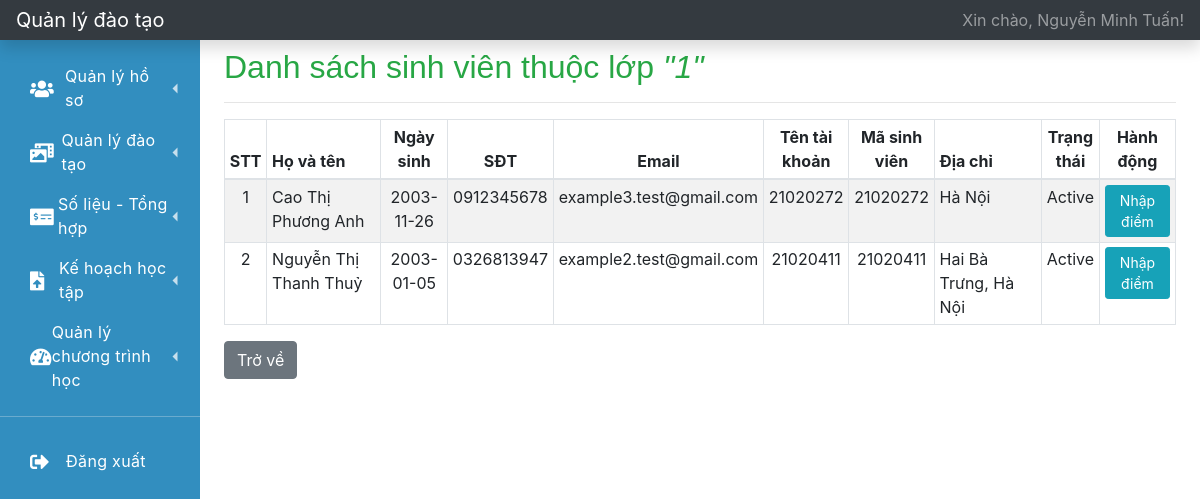
Screenshot of /index.php?r=danh-sach-sinh-vien-thuoc-lop&classroom_id=1&subject_code=INT1008 (signed in) with the database file from the repository.
### tables this page shows
CREATE TABLE `user` (
  `id` int(11) NOT NULL,
  `username` varchar(64) NOT NULL,
  `password` varchar(128) NOT NULL,
  `user_type` varchar(32) NOT NULL,
  `user_code` varchar(32) DEFAULT NULL,
  `fullname` varchar(128) NOT NULL,
  `dob` date NOT NULL,
  `phone_number` varchar(15) DEFAULT NULL,
  `email` varchar(64) DEFAULT NULL,
  `address` varchar(512) DEFAULT NULL,
  `status` varchar(32) NOT NULL DEFAULT 'active'
);

CREATE TABLE `classroom` (
  `id` int(11) NOT NULL,
  `teaching_id` int(11) NOT NULL,
  `classroom_name` varchar(128) NOT NULL,
  `room_code` varchar(64) NOT NULL,
  `start_time` time DEFAULT NULL,
  `end_time` time DEFAULT NULL,
  `num_of_student_max` tinyint(2) NOT NULL
);

CREATE TABLE `studying` (
  `id` int(11) NOT NULL,
  `student_id` int(11) NOT NULL,
  `subject_code` varchar(32) NOT NULL,
  `classroom_id` int(11) NOT NULL,
  `status` varchar(32) NOT NULL DEFAULT 'register',
  `start_date` date DEFAULT NULL,
  `end_date` date DEFAULT NULL
);

### function.php (called while the page is built, shortened)
<?php
    function getInfoLoginFromSession()
    {
        $key = 'user_login';
        if (isset($_SESSION[$key])) {
            $data = $_SESSION[$key];
            return $data;
        }
        return array();
    }
    function getFullnameUserLogin()
    {
        $info_user = getInfoLoginFromSession();
        if (empty($info_user) == false) {
            $fullname = $info_user['fullname'];
            return $fullname;
        }
        return '';
    }
?>

### database.php (called while the page is built, shortened)
<?php
    function getOne($instance_db, $sql)
    {
        $stmt = $instance_db->prepare($sql);
        $stmt->setFetchMode(PDO::FETCH_ASSOC);
        $stmt->execute();
        return $stmt->fetch();
    }
    function getAll($instance_db, $sql)
    {
        $stmt = $instance_db->prepare($sql);
        $stmt->setFetchMode(PDO::FETCH_ASSOC);
        $stmt->execute();
        $data = array();
        while ($row = $stmt->fetch()) {
            $data[] = $row;
        }
        return $data;
    }
    function getInfoLogin($instance_db, $username, $password)
    {
        $sql = "SELECT * FROM USER WHERE USERNAME = '{$username}' AND PASSWORD = '{$password}'";
        return getOne($instance_db, $sql);
    }
?>

### danh-sach-sinh-vien-thuoc-lop.php (the view)
<?php
    $classroom_id = isset($_GET['classroom_id']) == true ? $_GET['classroom_id'] : '';
    $subject_code = isset($_GET['subject_code']) == true ? $_GET['subject_code'] : '';
    $sql1 = "SELECT FULLNAME AS fullname, DOB AS dob, PHONE_NUMBER AS phone_number, EMAIL AS email, USERNAME AS username, USER_CODE AS user_code, ".
            " ADDRESS as address, U.STATUS as status, S.ID AS study_id, S.STUDENT_ID AS student_id " .
            "FROM STUDYING AS S INNER JOIN USER AS U ON S.STUDENT_ID = U.ID WHERE S.CLASSROOM_ID = '{$classroom_id}'";
    $list_student = getAll($connect, $sql1);
    $sql2 = "SELECT CLASSROOM_NAME FROM CLASSROOM WHERE ID = {$classroom_id}";
    $classroom_name = getOne($connect, $sql2);
?>
<h2 class="mt-2 text-success">Danh sách sinh viên thuộc lớp <i>"<?= $classroom_name['CLASSROOM_NAME']?>"</i></h2>
<hr>
<div class="table-responsive mt-2">
    <table class="table table-striped table-sm table-bordered table-hover">
        <thead>
            <tr>
                <th class="text-center" style="width: 3%;">STT</th>
                <th style="width: 12%;">Họ và tên</th>
                <th class="text-center" style="width: 7%;">Ngày sinh</th>
                <th class="text-center" style="width: 6%;">SĐT</th>
                <th class="text-center" style="width: 6%;">Email</th>
                <th class="text-center" style="width: 8%;">Tên tài khoản</th>
                <th class="text-center" style="width: 8%;">Mã sinh viên</th>
                <th>Địa chỉ</th>
                <th class="text-center" style="width: 6%;">Trạng thái</th>
                <th class="text-center" style="width: 8%;">Hành động</th>
            </tr>
        </thead>
        <tbody>
        <?php
        $stt = 1;
            foreach ($list_student as $student) {
        ?>
            <tr>
                <td class="text-center"><?= $stt?></td>
                <td><?= $student['fullname']?></td>
                <td class="text-center"><?= $student['dob']?></td>
                <td class="text-center"><?= $student['phone_number']?></td>
                <td class="text-center"><?= $student['email']?></td>
                <td class="text-center"><?= $student['username']?></td>
                <td class="text-center"><?= $student['user_code']?></td>
                <td><?= $student['address']?></td>
                <td class="text-center"><?= ucfirst($student['status'])?></td>
                <td class="text-center">
                    <a href="<?= '?r=nhap-diem&&classroom_id=' .$classroom_id.'&student_id=' . $student['student_id'] . '&subject_code=' . $subject_code . '&study_id=' . $student['study_id']?>" class="btn btn-sm btn-info">Nhập điểm</a>
                </td>
            </tr>
        <?php
            $stt++;
            }
            ?>
        </tbody>
    </table>
</div>
<a href="?r=hoc-phan-chi-dinh-giang-day" class="btn btn-secondary">Trở về</a>

### layouts/topbar.php
<nav class="navbar navbar-dark sticky-top bg-dark flex-md-nowrap p-0 shadow">
    <a class="navbar-brand col-md-3 col-lg-2 mr-0 px-3" href="?r=trang-chu">Quản lý đào tạo</a>
    <ul class="navbar-nav px-3">
        <li class="nav-item text-nowrap">
            <a class="nav-link" href="?r=ho-so-ca-nhan">Xin chào, <?= getFullnameUserLogin()?>!</a>
        </li>
    </ul>
</nav>

### css/navbar.css (style rules this page uses)
:root { --font-family-sans-serif: "Open Sans", -apple-system, BlinkMacSystemFont, "Segoe UI", Roboto, "Helvetica Neue", Arial, sans-serif, "Apple Color Emoji", "Segoe UI Emoji", "Segoe UI Symbol", "Noto Color Emoji"; }
*, *::before, *::after { -webkit-box-sizing: border-box; box-sizing: border-box; }
html { font-family: sans-serif; line-height: 1.15; -webkit-text-size-adjust: 100%; -webkit-tap-highlight-color: rgba(0, 0, 0, 0); }
nav { display: block; }
h1, h2, h3, h4, h5, h6 { margin-top: 0; margin-bottom: 0.5rem; }
a { color: #3f84fc; text-decoration: none; background-color: transparent; }
h1, h2, h3, h4, h5, h6, .h1, .h2, .h3, .h4, .h5, .h6 { font-family: "Nunito", sans-serif; margin-bottom: 0.5rem; font-weight: 500; line-height: 1.2; }

### rows the page displays
user: fullname "Nguyễn Minh Tuấn"
classroom: classroom_name "1"
studying: user.fullname "Cao Thị Phương Anh", user.dob "2003-11-26", user.phone_number "0912345678", user.email "example3.test@gmail.com", user.username "21020272", user.user_code "21020272", user.address "Hà Nội", user.status "Active"
studying: user.fullname "Nguyễn Thị Thanh Thuỷ", user.dob "2003-01-05", user.phone_number "0326813947", user.email "example2.test@gmail.com", user.username "21020411", user.user_code "21020411", user.address "Hai Bà Trưng, Hà Nội", user.status "Active"
